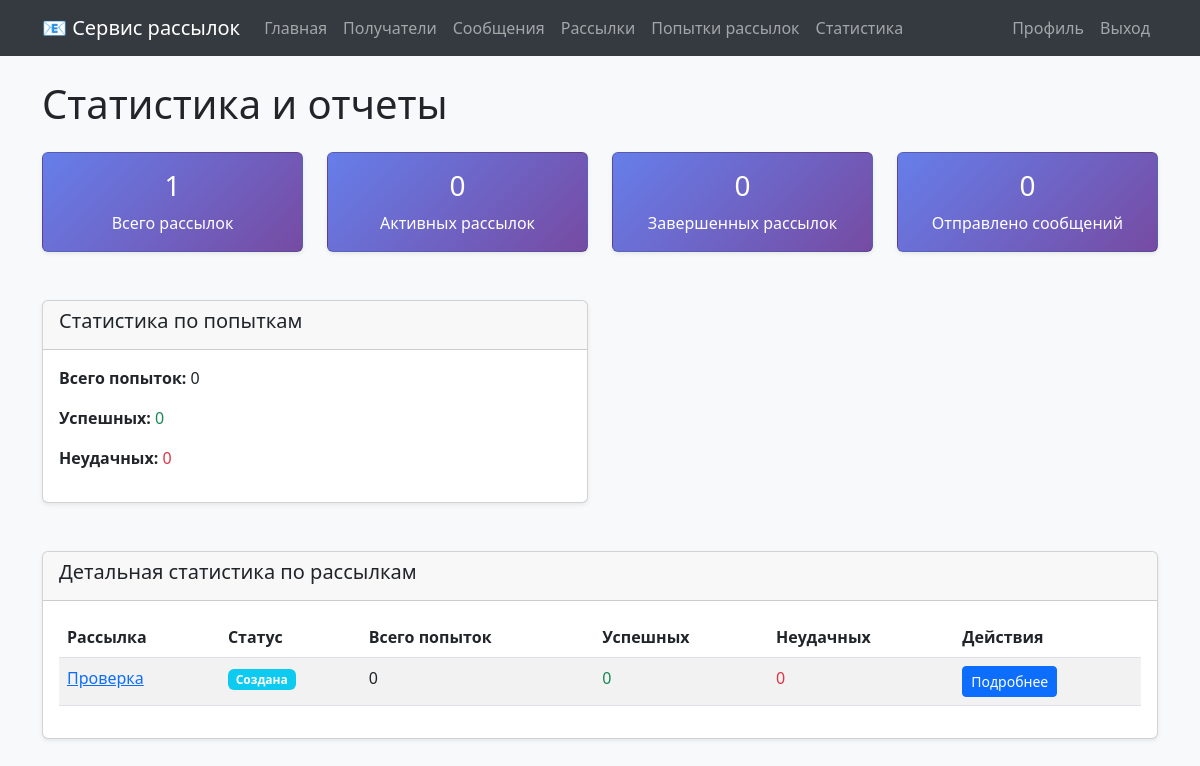
The app's page /statistics/ (signed in) with its own data.
### mailings/models.py (models this page shows, shortened)
class Mailing(models.Model):
    STATUS_CHOICES = [
        ('Создана', 'Создана'),
        ('Запущена', 'Запущена'),
        ('Завершена', 'Завершена'),
    ]
    start_time = models.DateTimeField(verbose_name='Дата и время первой отправки')
    end_time = models.DateTimeField(verbose_name='Дата и время окончания отправки')
    status = models.CharField(max_length=20, choices=STATUS_CHOICES, default='Создана', verbose_name='Статус')
    message = models.ForeignKey(Message, on_delete=models.CASCADE, verbose_name='Сообщение')
    recipients = models.ManyToManyField(Recipient, verbose_name='Получатели')
    owner = models.ForeignKey(settings.AUTH_USER_MODEL, on_delete=models.CASCADE, null=True, blank=True, verbose_name='Владелец')
    class Meta:
        verbose_name = 'Рассылка'
        verbose_name_plural = 'Рассылки'
        ordering = ['-start_time']
        permissions = [
            ('can_view_all_mailings', 'Может просматривать все рассылки'),
            ('can_disable_mailing', 'Может отключать рассылки'),
        ]

class Message(models.Model):
    subject = models.CharField(max_length=255, verbose_name='Тема письма')
    body = models.TextField(verbose_name='Тело письма')
    owner = models.ForeignKey(settings.AUTH_USER_MODEL, on_delete=models.CASCADE, null=True, blank=True, verbose_name='Владелец')
    class Meta:
        verbose_name = 'Сообщение'
        verbose_name_plural = 'Сообщения'
        ordering = ['subject']
        permissions = [
            ('can_view_all_messages', 'Может просматривать все сообщения'),
        ]

### mailings/views.py (the view)
# urls.py: path('statistics/', views.statistics, name='statistics'),
@login_required
def statistics(request):
    if request.user.is_staff or request.user.groups.filter(name='Менеджеры').exists():
        mailings = Mailing.objects.all()
        attempts = MailingAttempt.objects.all()
    else:
        mailings = Mailing.objects.filter(owner=request.user)
        attempts = MailingAttempt.objects.filter(mailing__owner=request.user)
    total_mailings = mailings.count()
    active_mailings = mailings.filter(
        start_time__lte=timezone.now(),
        end_time__gte=timezone.now(),
        status='Запущена'
    ).count()
    completed_mailings = mailings.filter(status='Завершена').count()
    total_attempts = attempts.count()
    successful_attempts = attempts.filter(status='Успешно').count()
    failed_attempts = attempts.filter(status='Не успешно').count()
    total_messages_sent = successful_attempts
    mailing_stats = []
    for mailing in mailings:
        mailing_attempts = attempts.filter(mailing=mailing)
        mailing_stats.append({
            'mailing': mailing,
            'total_attempts': mailing_attempts.count(),
            'successful': mailing_attempts.filter(status='Успешно').count(),
            'failed': mailing_attempts.filter(status='Не успешно').count(),
        })
    context = {
        'total_mailings': total_mailings,
        'active_mailings': active_mailings,
        'completed_mailings': completed_mailings,
        'total_attempts': total_attempts,
        'successful_attempts': successful_attempts,
        'failed_attempts': failed_attempts,
        'total_messages_sent': total_messages_sent,
        'mailing_stats': mailing_stats,
    }
    return render(request, 'mailings/statistics.html', context)

### mailings/templates/mailings/statistics.html (shortened to what this page needs)
{% extends 'mailings/base.html' %}
{% block content %}
<div class="row">
    <div class="col-12">
        <h1 class="mb-4">Статистика и отчеты</h1>
    </div>
</div>
<div class="row mb-4">
    <div class="col-md-3">
        <div class="card stat-card">
            <div class="card-body text-center">
                <h3>{{ total_mailings }}</h3>
                <p class="mb-0">Всего рассылок</p>
            </div>
        </div>
    </div>
    <div class="col-md-3">
        <div class="card stat-card">
            <div class="card-body text-center">
                <h3>{{ active_mailings }}</h3>
                <p class="mb-0">Активных рассылок</p>
            </div>
        </div>
    </div>
    <div class="col-md-3">
        <div class="card stat-card">
            <div class="card-body text-center">
                <h3>{{ completed_mailings }}</h3>
                <p class="mb-0">Завершенных рассылок</p>
            </div>
        </div>
    </div>
    <div class="col-md-3">
        <div class="card stat-card">
            <div class="card-body text-center">
                <h3>{{ total_messages_sent }}</h3>
                <p class="mb-0">Отправлено сообщений</p>
            </div>
        </div>
    </div>
</div>
<div class="row mb-4">
    <div class="col-md-6">
        <div class="card">
            <div class="card-header">
                <h5>Статистика по попыткам</h5>
            </div>
            <div class="card-body">
                <p><strong>Всего попыток:</strong> {{ total_attempts }}</p>
                <p><strong>Успешных:</strong> <span class="text-success">{{ successful_attempts }}</span></p>
                <p><strong>Неудачных:</strong> <span class="text-danger">{{ failed_attempts }}</span></p>
            </div>
        </div>
    </div>
</div>
<div class="row">
    <div class="col-12">
        <div class="card">
            <div class="card-header">
                <h5>Детальная статистика по рассылкам</h5>
            </div>
            <div class="card-body">
                <table class="table table-striped">
                    <thead>
                        <tr>
                            <th>Рассылка</th>
                            <th>Статус</th>
                            <th>Всего попыток</th>
                            <th>Успешных</th>
                            <th>Неудачных</th>
                            <th>Действия</th>
                        </tr>
                    </thead>
                    <tbody>
                        {% for stat in mailing_stats %}
                        <tr>
                            <td>
                                <a href="{% url 'mailings:mailing_detail' stat.mailing.pk %}">
                                    {{ stat.mailing.message.subject }}
                                </a>
                            </td>
                            <td>
                                <span class="badge bg-info">{{ stat.mailing.status }}</span>
                            </td>
                            <td>{{ stat.total_attempts }}</td>
                            <td class="text-success">{{ stat.successful }}</td>
                            <td class="text-danger">{{ stat.failed }}</td>
                            <td>
                                <a href="{% url 'mailings:mailing_detail' stat.mailing.pk %}"
                                   class="btn btn-sm btn-primary">Подробнее</a>
                            </td>
                        </tr>
                        {% empty %}
                        <tr>
                            <td colspan="6" class="text-center">Нет рассылок</td>
                        </tr>
                        {% endfor %}
                    </tbody>
                </table>
            </div>
        </div>
    </div>
</div>
{% endblock %}

### mailings/templates/mailings/base.html (style rules this page uses)
body { background-color: #f8f9fa; }
.card { box-shadow: 0 0.125rem 0.25rem rgba(0, 0, 0, 0.075); margin-bottom: 1.5rem; }
.stat-card { background: linear-gradient(135deg, #667eea 0%, #764ba2 100%); color: white; }
.stat-card h3 { color: white; }

### records on screen
Mailing: mailing.message.subject "Проверка", mailing.status "Создана", total_attempts "0", successful "0", failed "0"

### other values on screen
{{ total_mailings }} "1"
{{ active_mailings }} "0"
{{ completed_mailings }} "0"
{{ total_messages_sent }} "0"
{{ total_attempts }} "0"
{{ successful_attempts }} "0"
{{ failed_attempts }} "0"
